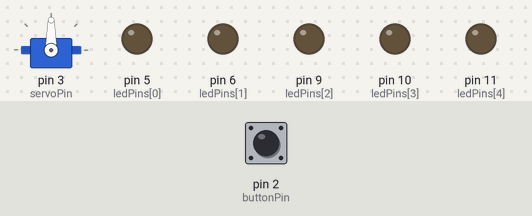
The sketch below on a simulated Arduino Uno, built with avr-gcc and run on an emulated ATmega328P. On the bench: servo, output pins drawn as LEDs (lit = HIGH). The inputs (shaded band) are chosen by the test bench; at power-on: pin 2 (buttonPin) LOW.

Above: at 1.2 s.
1.3 s: pin 2 (buttonPin) pulled HIGH for 0.15 s
At 2.42 s:
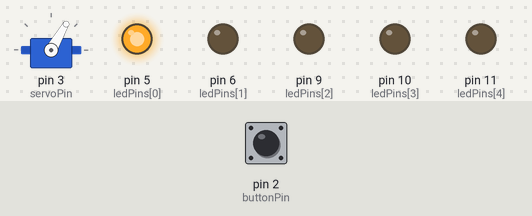
At 4.8 s:
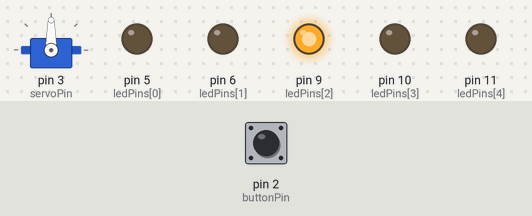
Timing chart, 0 to 10.3 s (numbered marks = the images above; inputs shaded):
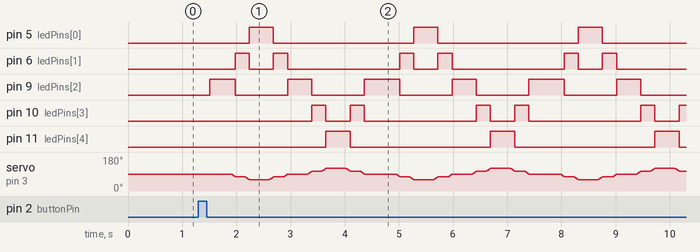

Measured:
- after the input at 1.3 s, pin 5 (ledPins[0]): alternates HIGH for 0.45 s and LOW for 2.6 s, starting after 0.94 s; pin 6 (ledPins[1]): LOW → HIGH after 0.68 s, then repeats every 3.0 s: LOW 0.45 s, HIGH 0.26 s, LOW 2.1 s, HIGH 0.26 s

The sketch:

LED_Cradle_Code.ino
```cpp
#include <Servo.h>


// Pins
const int servoPin = 3;
const int buttonPin = 2;


// LED pins
const int ledPins[] = {5, 6, 9, 10, 11};


Servo myServo;


// States
bool running = false;
bool lastButtonState = LOW;
bool justStopped = false;


// Positions (UPDATED RANGE)
int centerPos = 90;
int leftPos = 60;
int rightPos = 120;


void setup() {
  pinMode(buttonPin, INPUT);


  for (int i = 0; i < 5; i++) {
    pinMode(ledPins[i], OUTPUT);
  }


  myServo.attach(servoPin);
  myServo.write(centerPos);


  allOff();
}


void loop() {


  bool buttonState = digitalRead(buttonPin);


  // Toggle button
  if (buttonState == HIGH && lastButtonState == LOW) {
    running = !running;


    if (!running) {
      justStopped = true;
    }


    delay(200);
  }


  lastButtonState = buttonState;


  // STOP HANDLER
  if (justStopped) {
    moveSmooth(centerPos);
    allOff();
    justStopped = false;
    return;
  }


  // FULL STOP
  if (!running) {
    moveSmooth(centerPos);
    allOff();
    return;
  }


  // RUN MODE


  // center
  moveSmooth(centerPos);
  lightOnly(2);
  delay(200);


  // left sweep
  for (int i = 2; i >= 0; i--) {
    if (!running) return;


    int pos = map(i, 2, 0, centerPos, leftPos);
    moveSmooth(pos);
    lightOnly(i);
    delay(180);
  }


  // back center
  for (int i = 0; i <= 2; i++) {
    if (!running) return;


    int pos = map(i, 0, 2, leftPos, centerPos);
    moveSmooth(pos);
    lightOnly(i);
    delay(180);
  }


  // right sweep
  for (int i = 2; i <= 4; i++) {
    if (!running) return;


    int pos = map(i, 2, 4, centerPos, rightPos);
    moveSmooth(pos);
    lightOnly(i);
    delay(180);
  }


  // back center
  for (int i = 4; i >= 2; i--) {
    if (!running) return;


    int pos = map(i, 4, 2, rightPos, centerPos);
    moveSmooth(pos);
    lightOnly(i);
    delay(180);
  }
}


// SMOOTH SERVO MOVEMENT
void moveSmooth(int target) {
  int current = myServo.read();


  if (current < target) {
    for (int i = current; i <= target; i++) {
      myServo.write(i);
      delay(5);
    }
  } else {
    for (int i = current; i >= target; i--) {
      myServo.write(i);
      delay(5);
    }
  }
}


// ONLY ONE LED ON
void lightOnly(int index) {
  for (int i = 0; i < 5; i++) {
    digitalWrite(ledPins[i], LOW);
  }
  digitalWrite(ledPins[index], HIGH);
}


// ALL OFF
void allOff() {
  for (int i = 0; i < 5; i++) {
    digitalWrite(ledPins[i], LOW);
  }
}
```
